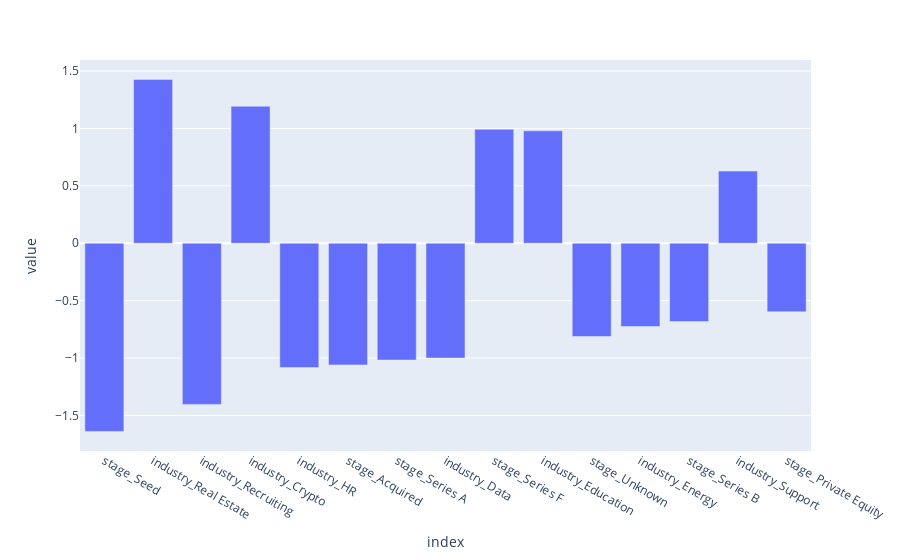

The code cell stored with this chart in its notebook:
### Code cell
# largest coefficients by magnitude in the logistic regression model
fig = px.bar(feat_importance['coef'])
fig.update_layout(showlegend=False)
fig.show()

### Figure 1 — Plotly figure (JSON) as saved in the notebook; plotly's stock layout.template omitted (floating-point values rounded to 4 significant figures)
{"data": [{"alignmentgroup": "True", "hovertemplate": "variable=coef<br>index=%{x}<br>value=%{y}<extra></extra>", "legendgroup": "coef", "marker": {"color": "#636efa", "pattern": {"shape": ""}}, "name": "coef", "offsetgroup": "coef", "orientation": "v", "showlegend": true, "textposition": "auto", "type": "bar", "x": ["stage_Seed", "industry_Real Estate", "industry_Recruiting", "industry_Crypto", "industry_HR", "stage_Acquired", "stage_Series A", "industry_Data", "stage_Series F", "industry_Education", "stage_Unknown", "industry_Energy", "stage_Series B", "industry_Support", "stage_Private Equity"], "xaxis": "x", "y": [-1.64, 1.426, -1.404, 1.193, -1.084, -1.06, -1.018, -1.0, 0.9927, 0.9793, -0.8127, -0.7254, -0.6824, 0.6285, -0.5972], "yaxis": "y"}], "layout": {"barmode": "relative", "legend": {"title": {"text": "variable"}, "tracegroupgap": 0}, "margin": {"t": 60}, "showlegend": false, "xaxis": {"anchor": "y", "domain": [0, 1], "title": {"text": "index"}}, "yaxis": {"anchor": "x", "domain": [0, 1], "title": {"text": "value"}}}}
